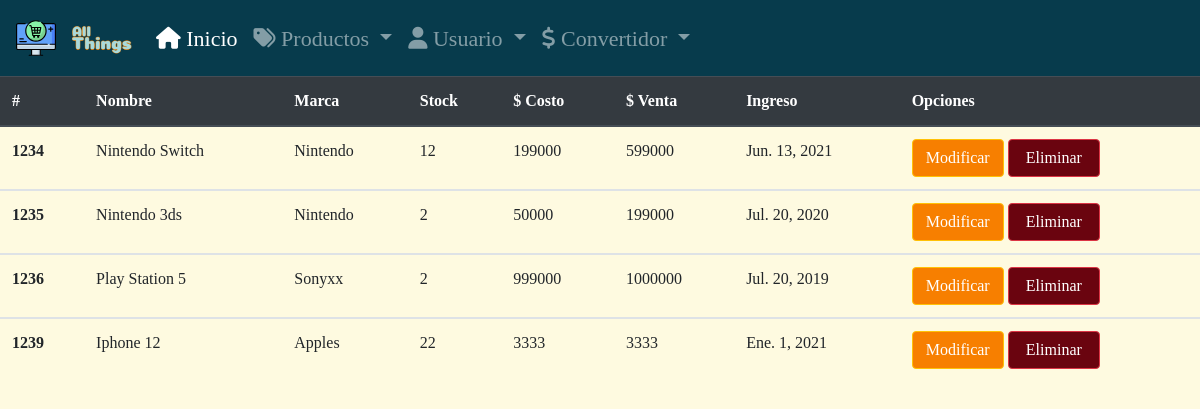
The page /listaProductos/ on the database its author committed.
### app/models.py (models this page shows, shortened)
class Producto(models.Model):
    codigo_de_Barras    = models.IntegerField(primary_key=True)
    nombre              = models.CharField(max_length=50)
    marca               = models.ForeignKey(Marca, on_delete=models.PROTECT)
    stock               = models.IntegerField()
    precio_Costo        = models.IntegerField()
    precio_Venta        = models.IntegerField()
    fecha_de_Ingreso    = models.DateField()
    descripcion         = models.TextField()
    imagen              = models.ImageField(upload_to="productos", null=True)

class Marca(models.Model):
    id = IntegerField(primary_key=True)
    nombre  = models.CharField(max_length=50)
    def __str__(self):
        return self.nombre

### app/views.py (the view)
# urls.py: path('listaProductos/', listaProductos, name="listaProductos"),
def listaProductos(request):
    productos = Producto.objects.all().order_by("codigo_de_Barras")
    data = {
        'productos' : productos
    }
    return render(request, 'app/listaProductos.html', data)

### app/templates/app/listaProductos.html
{% extends 'app/base.html' %}
{% block contenido %}
    <table class="table table-responsive-sm">
        <thead class="thead-dark ">
            <tr>
                <th scope="col">#</th>
                <th scope="col">Nombre</th>
                <th scope="col">Marca</th>
                <th scope="col">Stock</th>
                <th scope="col">$ Costo</th>
                <th scope="col">$ Venta</th>
                <th scope="col">Ingreso</th>
                <th scope="col">Opciones</th>
            </tr>
        </thead>
    {% for p in productos %}
        <tbody>
            <tr>
                <th scope="row">{{p.codigo_de_Barras}}</th>
                <td>{{p.nombre}}</td>
                <td>{{p.marca}}</td>
                <td>{{p.stock}}</td>
                <td>{{p.precio_Costo}}</td>
                <td>{{p.precio_Venta}}</td>
                <td>{{p.fecha_de_Ingreso}}</td>
                <td><a class=" btn btn-warning col-md-4 col-sm-12" href="{% url 'modificarProducto' p.codigo_de_Barras%}">Modificar</a>
                <a class="btn-danger btn col-md-4 col-sm-12" href="{% url 'eliminarProducto' p.codigo_de_Barras%}">Eliminar</a></td>
            </tr>
        </tbody>
    {% endfor %}
    </table>
{% endblock %}

### app/static/app/styles/estiloss.css (style rules this page uses)
body { font-family: 'Pacifico', cursive; background-color: #fefae0; }
.btn { color: white!important; }
.btn-warning { background-color: #f77f00!important }
.btn-danger { background-color: #6a040f!important }
.table { overflow: scroll; }

### rows shown on the page
Producto: codigo_de_Barras "1234", nombre "Nintendo Switch", marca "Nintendo", stock "12", precio_Costo "199000", precio_Venta "599000", fecha_de_Ingreso "Jun. 13, 2021"
Producto: codigo_de_Barras "1235", nombre "Nintendo 3ds", marca "Nintendo", stock "2", precio_Costo "50000", precio_Venta "199000", fecha_de_Ingreso "Jul. 20, 2020"
Producto: codigo_de_Barras "1236", nombre "Play Station 5", marca "Sonyxx", stock "2", precio_Costo "999000", precio_Venta "1000000", fecha_de_Ingreso "Jul. 20, 2019"
Producto: codigo_de_Barras "1239", nombre "Iphone 12", marca "Apples", stock "22", precio_Costo "3333", precio_Venta "3333", fecha_de_Ingreso "Ene. 1, 2021"
